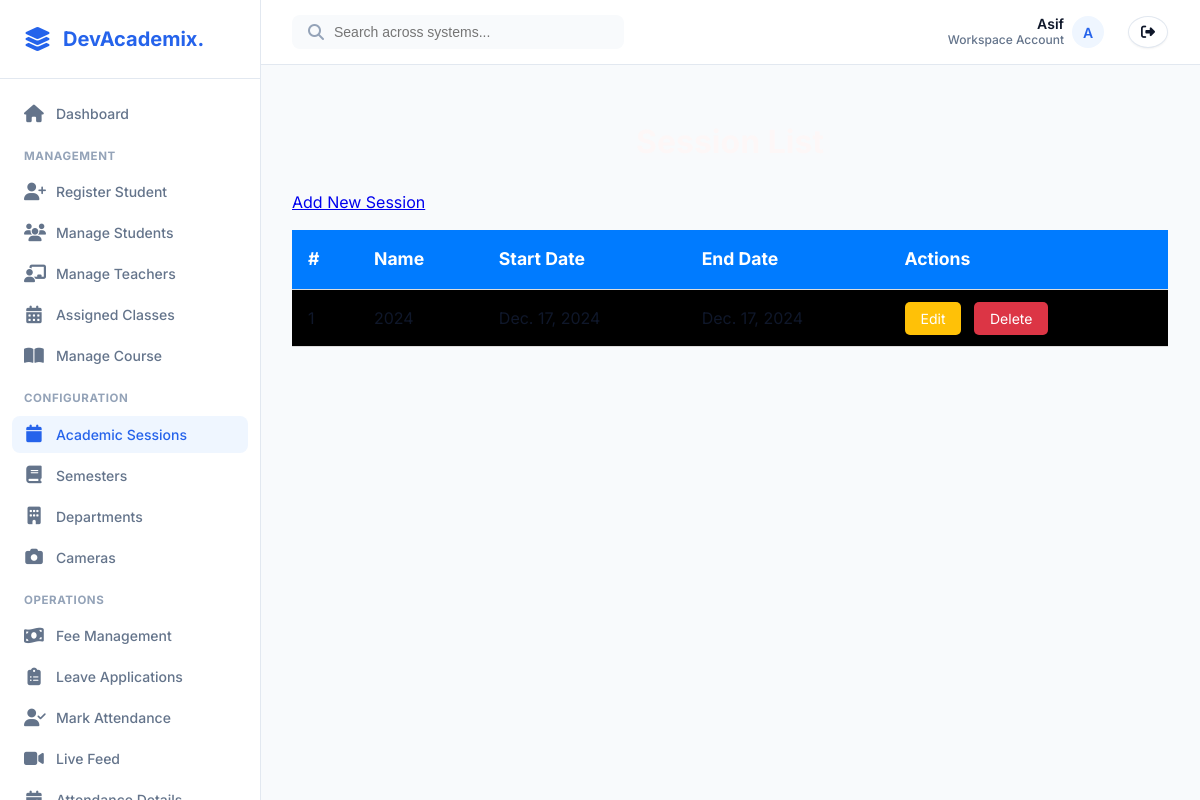
The app's page /sessions/ (signed in) with its own data.
### app1/models.py (models this page shows, shortened)
class Session(models.Model):
    start_date = models.DateField()
    end_date = models.DateField()
    name = models.CharField(max_length=100)

### app1/views.py (the view)
# urls.py: path('sessions/', views.session_list, name='session_list'),
def session_list(request):
    sessions = Session.objects.all()
    return render(request, 'session_list.html', {'sessions': sessions})

### templates/session_list.html (shortened to what this page needs)
{% extends 'base.html' %}
{% block content %}
<h1>Session List</h1>
<a href="{% url 'session_create' %}" class="btn btn-primary">Add New Session</a>
<table class="table">
    <thead>
        <tr>
            <th>#</th>
            <th>Name</th>
            <th>Start Date</th>
            <th>End Date</th>
            <th>Actions</th>
        </tr>
    </thead>
    <tbody>
        {% for session in sessions %}
        <tr>
            <td>{{ forloop.counter }}</td>
            <td>{{ session.name }}</td>
            <td>{{ session.start_date }}</td>
            <td>{{ session.end_date }}</td>
            <td>
                <a href="{% url 'session_update' session.id %}" class="btn btn-warning btn-sm">Edit</a>
                <a href="{% url 'session_delete' session.id %}" class="btn btn-danger btn-sm">Delete</a>
            </td>
        </tr>
        {% endfor %}
    </tbody>
</table>
{% endblock %}

### templates/base.html (shortened to what this page needs)
<!DOCTYPE html>
{% load static %}
<html lang="en">
<head>
    <link rel="stylesheet" href="https://cdnjs.cloudflare.com/ajax/libs/font-awesome/6.4.0/css/all.min.css">
    <link rel="stylesheet" href="{% static 'css/saas_theme.css' %}">
</head>
<body>
    <aside class="saas-sidebar" id="sidebar">
        <div class="saas-sidebar-header">
            <i class="fas fa-layer-group" style="font-size: 1.5rem; color: var(--primary-color);"></i>
            <h2>DevAcademix.</h2>
        </div>
        <nav class="saas-sidebar-nav">
            {% if not user.is_authenticated %}
            <a href="{% url 'login' %}" class="saas-nav-item">
                <i class="fas fa-sign-in-alt"></i> Login
            </a>
            {% elif user.is_staff or user.is_superuser %}
            <a href="{% url 'admin_dashboard' %}" class="saas-nav-item">
                <i class="fas fa-home"></i> Dashboard
            </a>
            <div style="font-size:0.72rem;font-weight:700;color:var(--text-tertiary);text-transform:uppercase;margin:var(--space-4) var(--space-3) var(--space-2);letter-spacing:0.05em;">Management</div>
            <a href="{% url 'register_student' %}" class="saas-nav-item">
                <i class="fas fa-user-plus"></i> Register Student
            </a>
            <a href="{% url 'student-list' %}" class="saas-nav-item">
                <i class="fas fa-users"></i> Manage Students
            </a>
            <a href="{% url 'teacher_list' %}" class="saas-nav-item">
                <i class="fas fa-chalkboard-teacher"></i> Manage Teachers
            </a>
            <a href="{% url 'assigned_class_list' %}" class="saas-nav-item">
                <i class="fas fa-calendar-alt"></i> Assigned Classes
            </a>
            <a href="{% url 'manage_courses' %}" class="saas-nav-item">
                <i class="fas fa-book-open"></i> Manage Course
            </a>
            <div style="font-size:0.72rem;font-weight:700;color:var(--text-tertiary);text-transform:uppercase;margin:var(--space-4) var(--space-3) var(--space-2);letter-spacing:0.05em;">Configuration</div>
            <a href="{% url 'session_list' %}" class="saas-nav-item">
                <i class="fas fa-calendar"></i> Academic Sessions
            </a>
            <a href="{% url 'semester_list' %}" class="saas-nav-item">
                <i class="fas fa-book"></i> Semesters
            </a>
            <a href="{% url 'department_list' %}" class="saas-nav-item">
                <i class="fas fa-building"></i> Departments
            </a>
            <a href="{% url 'camera_config_list' %}" class="saas-nav-item">
                <i class="fas fa-camera"></i> Cameras
            </a>
            <div style="font-size:0.72rem;font-weight:700;color:var(--text-tertiary);text-transform:uppercase;margin:var(--space-4) var(--space-3) var(--space-2);letter-spacing:0.05em;">Operations</div>
            <a href="{% url 'student_list_with_fees' %}" class="saas-nav-item">
                <i class="fas fa-money-bill-wave"></i> Fee Management
            </a>
            <a href="{% url 'leave_list' %}" class="saas-nav-item">
                <i class="fas fa-clipboard-list"></i> Leave Applications
            </a>
            <a href="{% url 'mark_attendance' %}" class="saas-nav-item">
                <i class="fas fa-user-check"></i> Mark Attendance
            </a>
            <a href="{% url 'capture_and_recognize_with_cam' %}" class="saas-nav-item">
                <i class="fas fa-video"></i> Live Feed
            </a>
            <a href="{% url 'student_attendance_list' %}" class="saas-nav-item">
                <i class="fas fa-calendar-check"></i> Attendance Details
            </a>
            {% endif %}
        </nav>
    </aside>
    <div class="saas-main" id="main-content">
        <header class="saas-header">
            <div style="display: flex; align-items: center;">
                <div class="saas-header-search">
                    <i class="fas fa-search" style="color: var(--text-tertiary);"></i>
                    <input type="text" placeholder="Search across systems...">
                </div>
            </div>
            <div class="saas-header-actions">
                {% if user.is_authenticated %}
                <div class="saas-user-profile">
                    <span style="display: flex; flex-direction: column; align-items: flex-end; line-height: 1.2;">
                        <span style="color: var(--text-primary); font-weight: 600;">{{ user.username|title }}</span>
                        <span style="font-size: 0.75rem;">Workspace Account</span>
                    </span>
                    <div class="saas-avatar">
                        {{ user.username|make_list|first|upper }}
                    </div>
                </div>
                <a href="{% url 'logout' %}" class="saas-btn saas-btn-secondary"
                    style="margin-left: var(--space-2); padding: var(--space-2) var(--space-3); border-radius: 50%;">
                    <i class="fas fa-sign-out-alt"></i>
                </a>
                {% else %}
                <a href="{% url 'login' %}" class="saas-btn saas-btn-primary">
                    <i class="fas fa-sign-in-alt"></i> Login
                </a>
                {% endif %}
            </div>
        </header>
        <main class="saas-content">
            {% block content %}
            {% endblock %}
        </main>
    </div>
</body>
</html>

### static/css/saas_theme.css (style rules this page uses)
:root { --primary-color: #2563EB; --primary-hover: #1D4ED8; --primary-light: #EFF6FF; --secondary-color: #0F172A; --accent-color: #22C55E; --accent-hover: #16A34A; --accent-light: #DCFCE7; --danger-color: #EF4444; --danger-hover: #DC2626; --danger-light: #FEE2E2; --warning-color: #F59E0B; --warning-light: #FEF3C7; --bg-color: #F8FAFC; --surface-color: #FFFFFF; --text-primary: #0F172A; --text-secondary: #64748B; --text-tertiary: #94A3B8; --border-color: #E2E8F0; --shadow-sm: 0 1px 2px 0 rgba(0, 0, 0, 0.05); --shadow-md: 0 4px 6px -1px rgba(0, 0, 0, 0.1), 0 2px 4px -1px rgba(0, 0, 0, 0.06); --shadow-lg: 0 10px 15px -3px rgba(0, 0, 0, 0.1), 0 4px 6px -2px rgba(0, 0, 0, 0.05); --radius-sm: 4px; --radius-md: 8px; --radius-lg: 12px; --radius-xl: 16px; --space-1: 4px; --space-2: 8px; --space-3: 12px; --space-4: 16px; --space-5: 24px; --space-6: 32px; --space-8: 48px; }
body { font-family: 'Inter', sans-serif !important; background-color: var(--bg-color) !important; color: var(--text-primary) !important; margin: 0; padding: 0; line-height: 1.5; -webkit-font-smoothing: antialiased; }
.saas-sidebar { position: fixed; top: 0; left: 0; width: 260px; height: 100vh; background-color: var(--surface-color); border-right: 1px solid var(--border-color); display: flex; flex-direction: column; z-index: 1000; transition: transform 0.3s ease; }
.saas-sidebar-header { padding: var(--space-5); border-bottom: 1px solid var(--border-color); display: flex; align-items: center; gap: var(--space-3); }
.saas-sidebar-header h2 { font-size: 1.25rem; font-weight: 700; margin: 0; color: var(--primary-color); text-decoration: none; }
.saas-sidebar-nav { flex: 1; overflow-y: auto; padding: var(--space-4) var(--space-3); }
.saas-nav-item { display: flex; align-items: center; padding: var(--space-2) var(--space-3); color: var(--text-secondary); text-decoration: none; border-radius: var(--radius-md); margin-bottom: var(--space-1); font-size: 0.875rem; font-weight: 500; transition: all 0.2s ease; }
.saas-nav-item.active { background-color: var(--primary-light); color: var(--primary-color); }
.saas-nav-item i { width: 20px; margin-right: var(--space-3); font-size: 1.1rem; text-align: center; }
.saas-main { margin-left: 260px; min-height: 100vh; display: flex; flex-direction: column; }
.saas-header { height: 64px; background-color: var(--surface-color); border-bottom: 1px solid var(--border-color); display: flex; align-items: center; justify-content: space-between; padding: 0 var(--space-6); position: sticky; top: 0; z-index: 999; }
.saas-header-search { display: flex; align-items: center; background-color: var(--bg-color); border-radius: var(--radius-md); padding: var(--space-2) var(--space-4); width: 300px; }
.saas-header-search input { border: none; background: transparent; outline: none; margin-left: var(--space-2); width: 100%; font-size: 0.875rem; color: var(--text-primary); }
.saas-header-actions { display: flex; align-items: center; gap: var(--space-4); }
.saas-user-profile { display: flex; align-items: center; gap: var(--space-2); font-size: 0.875rem; font-weight: 500; color: var(--text-secondary); }
.saas-avatar { width: 32px; height: 32px; border-radius: 50%; background-color: var(--primary-light); color: var(--primary-color); display: flex; align-items: center; justify-content: center; font-weight: 600; }
.saas-content { padding: var(--space-6); flex: 1; }
.saas-btn { display: inline-flex; align-items: center; justify-content: center; gap: var(--space-2); padding: var(--space-2) var(--space-4); font-size: 0.875rem; font-weight: 500; border-radius: var(--radius-md); border: 1px solid transparent; cursor: pointer; transition: all 0.2s; text-decoration: none; white-space: nowrap; }
.saas-btn-secondary { background-color: white; color: var(--text-primary); border-color: var(--border-color); box-shadow: var(--shadow-sm); }

### records on screen
Session: name "2024", start_date "Dec. 17, 2024", end_date "Dec. 17, 2024"

### other values on screen
{{ user.username|title }} "Asif"
{{ user.username|make_list|first|upper }} "A"
